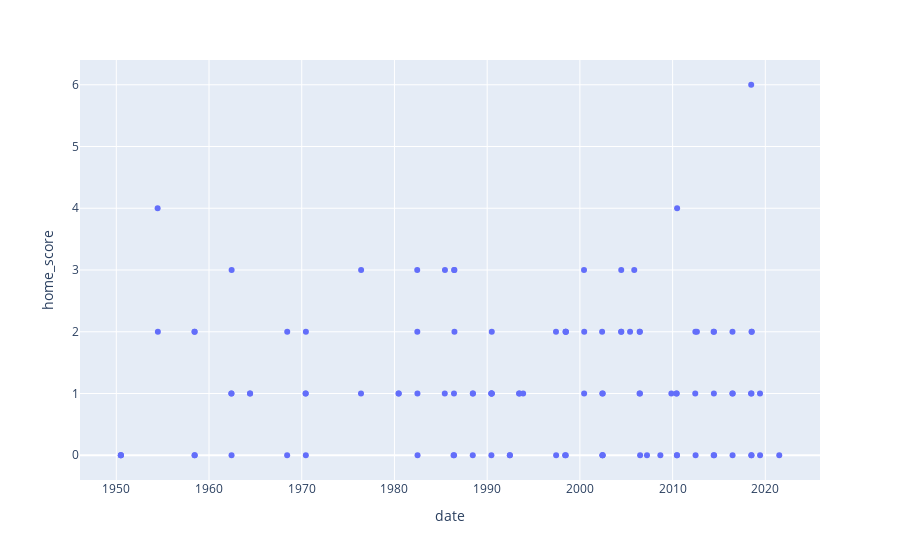

Notebook cell for this chart:
### Code cell
px.scatter(eng_nu_df.sort_values(by=['home_team'], ascending = True), x='date', y='home_score', hover_data= ['away_score','home_team','away_team'])
